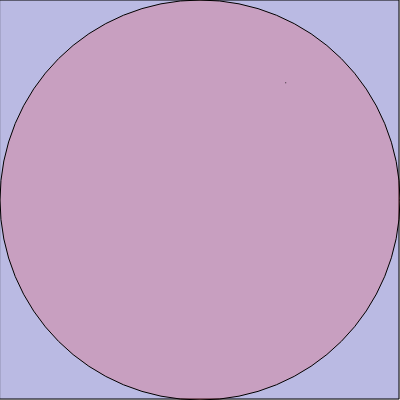
Frame 1 (no input)
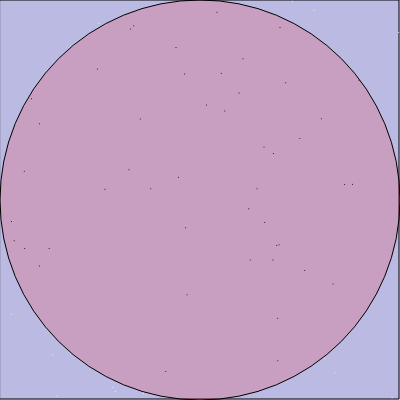
Frame 60 (no input)
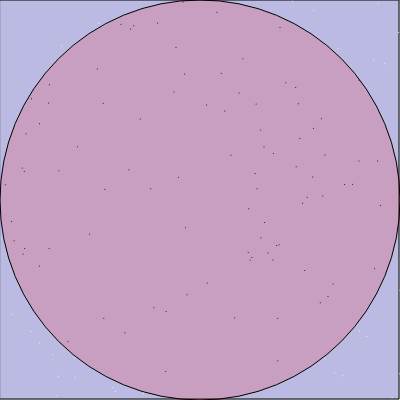
Frame 120 (the mouse pressed at the canvas centre since frame 60)

The p5.js sketch that drew these frames (run headless with seeded random() and noise() and a simulated clock; from frame 60 on, the mouse is pressed at the canvas centre):

// p5.js sketch
// ── sketch.js
let circx = 200;
let circy = 200;
let dotx;
let doty;
let inc = 0;
let outc = 0;
let c = 0;
function setup() {
  createCanvas(400, 400);
	background(220);
	fill(50,50,255,50);
	rect(0,0,399,399)
	fill(255,50,50,50);
	ellipse(circx,circy,400,400)
}

function draw() {
  dotx = random(400);
	doty = random(400);
	let d = dist(circx, circy, dotx, doty);
	if(d > 200){
		stroke(255)
		point(dotx, doty)
		outc = outc + 1;
		c++
	}else{
		stroke(0)
		point(dotx, doty)
		inc = inc + 1;
		c++
	}
	
	let pitry =(inc/c)*4
	if(Math.abs(PI-pitry)<0.0001){
     
    
    print(pitry)
			}
}
